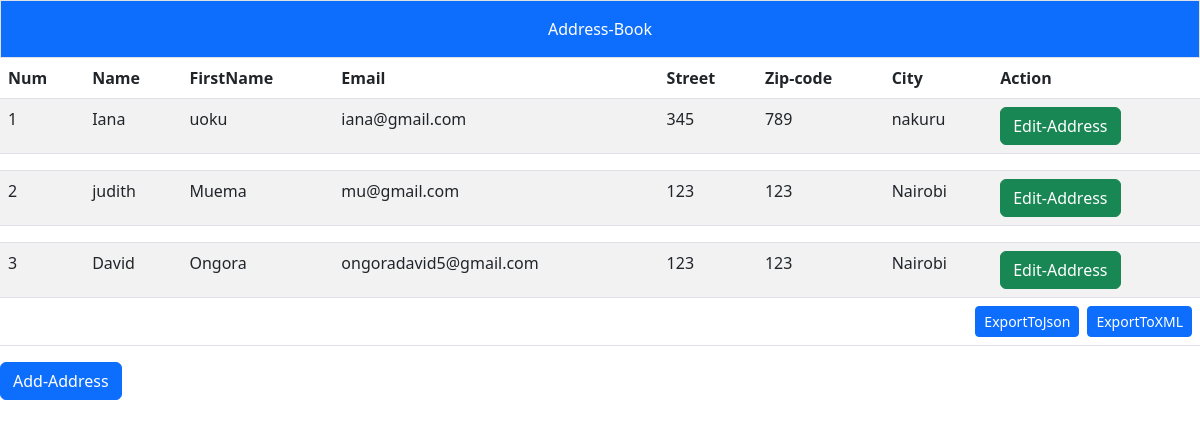
/UI/index.php, run on the app's committed database.
### tables this page shows
CREATE TABLE `Address` (
  `Name` varchar(30) NOT NULL,
  `FirstName` varchar(30) NOT NULL,
  `Email` varchar(40) NOT NULL,
  `Street` int(20) NOT NULL,
  `Zip-code` int(10) NOT NULL,
  `City` varchar(15) NOT NULL
);

### UI/Index1.php (the view, shortened to what this page needs)
<!DOCTYPE html>
<html lang="en">
    <head>
        <link href="https://cdn.jsdelivr.net/npm/bootstrap@5.2.3/dist/css/bootstrap.min.css" rel="stylesheet">
      </head>
    <body>
        <div class="container-fluid-sm|md|lg|xl| p-3 border bg-primary text-white">
            <div class="text-center">Address-Book</div>
            </div>
             <table class="table table-striped">
                    <thead>
                        <tr>
                          <th scope="col">Num</th>
                          <th scope="col">Name</th>
                          <th scope="col">FirstName</th>
                          <th scope="col">Email</th>
                          <th scope="col">Street</th>
                          <th scope="col">Zip-code</th>
                          <th scope="col">City</th>
                          <th scope="col">Action</th>
                        </tr>
                      </thead>
                      <tbody>
                      <?php
    $count = 1;
    foreach ($data as $row) {
        echo "<tr>";
        echo "<td>" . $count . "</td>";
        echo "<td>" . $row['Name'] . "</td>";
        echo "<td>" . $row['FirstName'] . "</td>";
        echo "<td>" . $row['Email'] . "</td>";
        echo "<td>" . $row['Street'] . "</td>";
        echo "<td>" . $row['Zip-code'] . "</td>";
        echo "<td>" . $row['City'] . "</td>";
        echo '<td><a class="btn btn-success" href="../EditAddress/Edit1.php?email=' . $row['Email'] . '" role="button">Edit-Address</a></td>';
        echo "</tr>";
        echo '<td colspan="8">';
        $count++;
    }
?>
<div class="d-grid gap-2 d-md-flex btn-primary justify-content-md-end">
    <button id="ExportToJson" class="btn btn-primary btn-sm" type="button">ExportToJson</button>
    <button id="ExportToXML" class="btn btn-primary btn-sm" type="button">ExportToXML</button>
</div>
</tbody>
</table>
<a class="btn btn-primary" href="../CreateAddress/Create1.php" role="button">Add-Address</a>
</body>
</html>

### UI/index.php (shortened to what this page needs)
<?php
    include("../Connection/Config.php");
    $connect = mysqli_connect($servername, $username, $password, $Database) or die("database connection error");
$sql = "SELECT * FROM Address";
$result = mysqli_query($connect, $sql);
$data = [];
if ($result->num_rows > 0) {
    while ($row = $result->fetch_assoc()) {
        $data[] = $row;
    }
}
?>
<!DOCTYPE html>
<html>
<head>
</head>
<body>
    <?php include("../UI/Index1.php"); ?>
</body>
</html>

### data on the page
address: Name "Iana", FirstName "uoku", Email "iana@gmail.com", Street "345", value "789", City "nakuru"
address: Name "judith", FirstName "Muema", Email "mu@gmail.com", Street "123", value "123", City "Nairobi"
address: Name "David", FirstName "Ongora", Email "ongoradavid5@gmail.com", Street "123", value "123", City "Nairobi"
